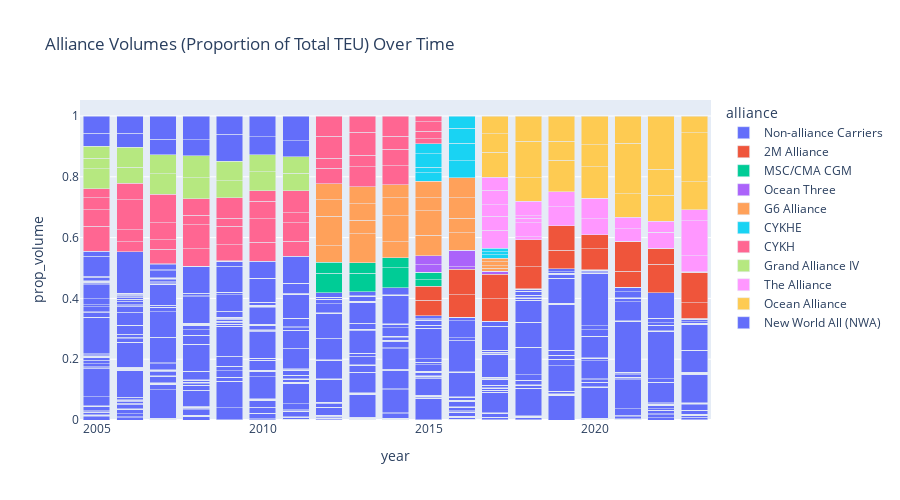

This figure's notebook cell:
### Code cell
df = (
    exports_lf
    #group by alliance, scac, and year
    .group_by('alliance', 'unified_carrier_scac', 'year')
    .agg(pl.col('teus').sum())
    #get proportion 
    .with_columns((pl.col('teus')/pl.col('teus').sum().over('year')).alias('prop_volume'))
    .collect()
)

#plot
fig = px.bar(
    df, x='year', y='prop_volume',
    color='alliance',
    #text='scac', 
    barmode='stack',  
    title='Alliance Volumes (Proportion of Total TEU) Over Time',
    width=900,
    height=500
    )

fig.show()

### Figure 1 — Plotly figure (JSON) as saved in the notebook; plotly's stock layout.template omitted (floating-point values rounded to 4 significant figures; data arrays with more than 128 entries replaced by an {"elided": "..."} marker saying what was removed)
{"data": [{"alignmentgroup": "True", "hovertemplate": "alliance=Non-alliance Carriers<br>year=%{x}<br>prop_volume=%{y}<extra></extra>", "legendgroup": "Non-alliance Carriers", "marker": {"color": "#636efa", "pattern": {"shape": ""}}, "name": "Non-alliance Carriers", "offsetgroup": "Non-alliance Carriers", "orientation": "v", "showlegend": true, "textposition": "auto", "type": "bar", "x": {"elided": "3252 int values"}, "xaxis": "x", "y": {"elided": "3252 float values"}, "yaxis": "y"}, {"alignmentgroup": "True", "hovertemplate": "alliance=2M Alliance<br>year=%{x}<br>prop_volume=%{y}<extra></extra>", "legendgroup": "2M Alliance", "marker": {"color": "#EF553B", "pattern": {"shape": ""}}, "name": "2M Alliance", "offsetgroup": "2M Alliance", "orientation": "v", "showlegend": true, "textposition": "auto", "type": "bar", "x": [2019, 2023, 2016, 2015, 2021, 2022, 2020, 2023, 2020, 2017, 2015, 2023, 2019, 2021, 2018, 2022, 2017, 2018, 2016], "xaxis": "x", "y": [0.06061, 0.002843, 0.0738, 0.05048, 0.05206, 0.09341, 0.06961, 0.05176, 0.04577, 0.07332, 0.04667, 0.1004, 0.08026, 0.09669, 0.07209, 0.05096, 0.08057, 0.08901, 0.08331], "yaxis": "y"}, {"alignmentgroup": "True", "hovertemplate": "alliance=MSC/CMA CGM<br>year=%{x}<br>prop_volume=%{y}<extra></extra>", "legendgroup": "MSC/CMA CGM", "marker": {"color": "#00cc96", "pattern": {"shape": ""}}, "name": "MSC/CMA CGM", "offsetgroup": "MSC/CMA CGM", "orientation": "v", "showlegend": true, "textposition": "auto", "type": "bar", "x": [2012, 2012, 2014, 2015, 2013, 2014, 2013, 2015], "xaxis": "x", "y": [0.06457, 0.03557, 0.06586, 0.02153, 0.06122, 0.0338, 0.03467, 0.0235], "yaxis": "y"}, {"alignmentgroup": "True", "hovertemplate": "alliance=Ocean Three<br>year=%{x}<br>prop_volume=%{y}<extra></extra>", "legendgroup": "Ocean Three", "marker": {"color": "#ab63fa", "pattern": {"shape": ""}}, "name": "Ocean Three", "offsetgroup": "Ocean Three", "orientation": "v", "showlegend": true, "textposition": "auto", "type": "bar", "x": [2015, 2016, 2015, 2016, 2016, 2017, 2015, 2017, 2017], "xaxis": "x", "y": [3.47e-05, 0.008978, 0.02576, 0.05385, 0.0004419, 0.008557, 0.02891, 0.00109, 5.578e-06], "yaxis": "y"}, {"alignmentgroup": "True", "hovertemplate": "alliance=G6 Alliance<br>year=%{x}<br>prop_volume=%{y}<extra></extra>", "legendgroup": "G6 Alliance", "marker": {"color": "#FFA15A", "pattern": {"shape": ""}}, "name": "G6 Alliance", "offsetgroup": "G6 Alliance", "orientation": "v", "showlegend": true, "textposition": "auto", "type": "bar", "x": [2012, 2015, 2013, 2012, 2013, 2014, 2014, 2016, 2016, 2015, 2013, 2015, 2017, 2012, 2012, 2014, 2016, 2015, 2017, 2016, 2017, 2016, 2014, 2013, 2017], "xaxis": "x", "y": [0.05535, 0.06701, 0.09475, 0.09728, 0.04551, 0.05127, 0.08557, 0.05637, 0.04908, 0.08027, 0.05329, 0.04422, 0.009429, 0.05322, 0.05261, 0.05985, 0.06661, 0.05385, 0.009123, 0.06613, 0.01304, 4.482e-05, 0.04211, 0.05591, 0.01195], "yaxis": "y"}, {"alignmentgroup": "True", "hovertemplate": "alliance=CYKHE<br>year=%{x}<br>prop_volume=%{y}<extra></extra>", "legendgroup": "CYKHE", "marker": {"color": "#19d3f3", "pattern": {"shape": ""}}, "name": "CYKHE", "offsetgroup": "CYKHE", "orientation": "v", "showlegend": true, "textposition": "auto", "type": "bar", "x": [2015, 2016, 2016, 2017, 2015, 2015, 2017, 2016, 2016, 2015, 2017], "xaxis": "x", "y": [0.02725, 0.05505, 0.05863, 0.01159, 0.01918, 0.04345, 0.009877, 0.04836, 0.04084, 0.03337, 0.01066], "yaxis": "y"}, {"alignmentgroup": "True", "hovertemplate": "alliance=CYKH<br>year=%{x}<br>prop_volume=%{y}<extra></extra>", "legendgroup": "CYKH", "marker": {"color": "#FF6692", "pattern": {"shape": ""}}, "name": "CYKH", "offsetgroup": "CYKH", "orientation": "v", "showlegend": true, "textposition": "auto", "type": "bar", "x": [2008, 2013, 2012, 2012, 2013, 2013, 2010, 2011, 2014, 2008, 2013, 2009, 2014, 2006, 2005, 2009, 2015, 2014, 2007, 2014, 2006, 2005, 2011, 2005, 2008, 2006, 2015, 2015, 2009, 2007, 2010, 2007, 2015, 2008, 2011, 2009, 2010, 2012, 2012, 2006, 2010, 2007, 2011, 2005], "xaxis": "x", "y": [0.05741, 0.06606, 0.05141, 0.03229, 0.0386, 0.07459, 0.06298, 0.05014, 0.0637, 0.07982, 0.05414, 0.05143, 0.05402, 0.03331, 0.08267, 0.06183, 0.01585, 0.04187, 0.04773, 0.06733, 0.03956, 0.05368, 0.06136, 0.03926, 0.03095, 0.09744, 0.02455, 0.03135, 0.02564, 0.03088, 0.07655, 0.05545, 0.01929, 0.05451, 0.03242, 0.06766, 0.05784, 0.07363, 0.06589, 0.05551, 0.03501, 0.09478, 0.07162, 0.03032], "yaxis": "y"}, {"alignmentgroup": "True", "hovertemplate": "alliance=Grand Alliance IV<br>year=%{x}<br>prop_volume=%{y}<extra></extra>", "legendgroup": "Grand Alliance IV", "marker": {"color": "#B6E880", "pattern": {"shape": ""}}, "name": "Grand Alliance IV", "offsetgroup": "Grand Alliance IV", "orientation": "v", "showlegend": true, "textposition": "auto", "type": "bar", "x": [2006, 2010, 2011, 2006, 2008, 2007, 2009, 2005, 2011, 2005, 2007, 2005, 2008, 2010, 2009], "xaxis": "x", "y": [0.052, 0.06178, 0.0584, 0.06579, 0.068, 0.06584, 0.05521, 0.06486, 0.05439, 0.03508, 0.06301, 0.03903, 0.07359, 0.05655, 0.06467], "yaxis": "y"}, {"alignmentgroup": "True", "hovertemplate": "alliance=The Alliance<br>year=%{x}<br>prop_volume=%{y}<extra></extra>", "legendgroup": "The Alliance", "marker": {"color": "#FF97FF", "pattern": {"shape": ""}}, "name": "The Alliance", "offsetgroup": "The Alliance", "orientation": "v", "showlegend": true, "textposition": "auto", "type": "bar", "x": [2023, 2021, 2018, 2017, 2021, 2017, 2019, 2020, 2018, 2023, 2023, 2019, 2019, 2019, 2018, 2022, 2023, 2022, 2018, 2023, 2018, 2017, 2020, 2022, 2019, 2021, 2023, 2021, 2020, 2021, 2022, 2017, 2020, 2020, 2022, 2017], "xaxis": "x", "y": [6.633e-05, 2.065e-05, 0.01063, 0.0598, 0.001594, 0.04599, 0.0001009, 5.051e-05, 0.04579, 0.0006864, 0.05313, 3.911e-05, 0.06142, 0.04974, 0.01437, 2.402e-05, 8.652e-06, 0.001344, 0.008418, 0.115, 0.04829, 0.03684, 0.05221, 0.05205, 0.0002596, 0.0407, 0.03575, 0.0002695, 3.559e-05, 0.03801, 0.000215, 0.04883, 0.06861, 0.0002261, 0.03685, 0.04236], "yaxis": "y"}, {"alignmentgroup": "True", "hovertemplate": "alliance=Ocean Alliance<br>year=%{x}<br>prop_volume=%{y}<extra></extra>", "legendgroup": "Ocean Alliance", "marker": {"color": "#FECB52", "pattern": {"shape": ""}}, "name": "Ocean Alliance", "offsetgroup": "Ocean Alliance", "orientation": "v", "showlegend": true, "textposition": "auto", "type": "bar", "x": [2023, 2022, 2022, 2021, 2019, 2020, 2018, 2018, 2021, 2023, 2021, 2023, 2017, 2022, 2017, 2019, 2019, 2020, 2020, 2018, 2017], "xaxis": "x", "y": [0.09291, 0.08495, 0.08594, 0.07819, 0.1043, 0.1026, 0.07617, 0.12, 0.166, 0.1615, 0.08911, 0.05477, 0.08199, 0.1752, 0.06099, 0.06165, 0.08331, 0.07289, 0.09427, 0.08357, 0.05855], "yaxis": "y"}, {"alignmentgroup": "True", "hovertemplate": "alliance=New World All (NWA)<br>year=%{x}<br>prop_volume=%{y}<extra></extra>", "legendgroup": "New World All (NWA)", "marker": {"color": "#636efa", "pattern": {"shape": ""}}, "name": "New World All (NWA)", "offsetgroup": "New World All (NWA)", "orientation": "v", "showlegend": true, "textposition": "auto", "type": "bar", "x": [2009, 2010, 2008, 2010, 2005, 2006, 2008, 2011, 2005, 2006, 2011, 2007, 2007, 2009], "xaxis": "x", "y": [0.08869, 0.05931, 0.05123, 0.06778, 0.04326, 0.04596, 0.07881, 0.05275, 0.05664, 0.05703, 0.08082, 0.05063, 0.07711, 0.06026], "yaxis": "y"}], "layout": {"barmode": "stack", "height": 500, "legend": {"title": {"text": "alliance"}, "tracegroupgap": 0}, "title": {"text": "Alliance Volumes (Proportion of Total TEU) Over Time"}, "width": 900, "xaxis": {"anchor": "y", "domain": [0, 1], "title": {"text": "year"}}, "yaxis": {"anchor": "x", "domain": [0, 1], "title": {"text": "prop_volume"}}}}
